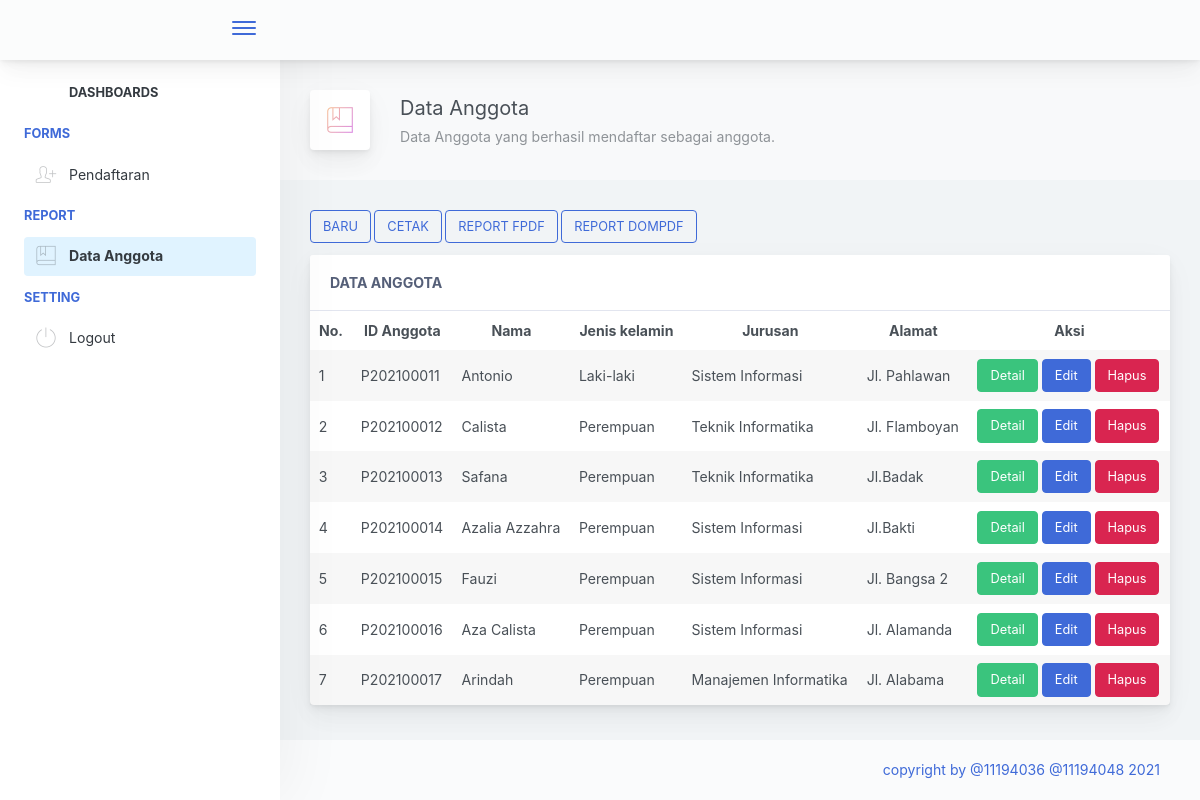
The app's page /crud-read-anggota.php with its own data.
### tables this page shows
CREATE TABLE `anggota` (
  `id_anggota` char(10) NOT NULL,
  `tgl_daftar` date NOT NULL,
  `thn_ajaran` varchar(10) NOT NULL,
  `nama_anggota` varchar(100) NOT NULL,
  `tmp_lahir` varchar(50) NOT NULL,
  `tgl_lahir` date NOT NULL,
  `jk_anggota` char(10) NOT NULL,
  `jurusan_anggota` varchar(30) NOT NULL,
  `notelp_anggota` varchar(13) NOT NULL,
  `alamat_anggota` varchar(100) NOT NULL
);

### crud-read-anggota.php (the view, shortened to what this page needs)
<?php
    include 'koneksi.php';
?>
<!DOCTYPE html>
<html lang="en">
  <head>
    <link href="./main.css" rel="stylesheet" />
  </head>
  <body>
    <div class="app-container app-theme-white body-tabs-shadow fixed-sidebar fixed-header">
      <div class="app-header header-shadow">
        <div class="app-header__logo">
          <div class="header__pane ml-auto">
            <div>
              <button type="button" class="hamburger close-sidebar-btn hamburger--elastic" data-class="closed-sidebar">
                <span class="hamburger-box">
                  <span class="hamburger-inner"></span>
                </span>
              </button>
            </div>
          </div>
        </div>
        <div class="app-header__content">
          </div>
      </div>
      <div class="app-main">
        <div class="app-sidebar sidebar-shadow">
          <div class="scrollbar-sidebar">
            <div class="app-sidebar__inner">
              <ul class="vertical-nav-menu">
              <li class="app-sidebar__heading"><a href="index.php">Dashboards</a></li>
                <li class="app-sidebar__heading">Forms</li>
                <li>
                  <a href="crud-input-anggota.php"><i class="metismenu-icon pe-7s-add-user"></i>
                    Pendaftaran
                  </a>
                </li>
                <li class="app-sidebar__heading">Report</li>
                <li>
                  <a href="crud-read-anggota.php"  class="mm-active"><i class="metismenu-icon pe-7s-notebook"></i>
                    Data Anggota
                  </a>
                </li>
                <li class="app-sidebar__heading">Setting</li>
                <li>
                <a href="logout.php"><i class="metismenu-icon pe-7s-power"></i>
                    Logout
                  </a>
                </li>
              </ul>
            </div>
          </div>
        </div>
        <div class="app-main__outer">
          <div class="app-main__inner">
            <div class="app-page-title">
              <div class="page-title-wrapper">
                <div class="page-title-heading">
                  <div class="page-title-icon">
                    <i class="pe-7s-notebook icon-gradient bg-mean-fruit"> </i>
                  </div>
                  <div>
                    Data Anggota
                    <div class="page-title-subheading">Data Anggota yang berhasil mendaftar sebagai anggota.</div>
                  </div>
                </div>
                </div>
            </div>
            <div class="row">
              <div class="col-md-12">
              <div class="card-title">
              <a class="btn btn-outline-primary" href="crud-input-anggota.php" role="button">Baru</a>
              <a class="btn btn-outline-primary" href="report-cetak-anggota.php" role="button">Cetak</a>
              <a class="btn btn-outline-primary" href="report-fpdf.php" role="button">Report FPDF</a>
              <a class="btn btn-outline-primary" href="report-dompdf.php" role="button">Report DomPDF</a>
                </div>
                <div class="main-card mb-3 card">
                  <div class="card-header">
                    Data Anggota
                  </div>
                  <div class="table-responsive">
                    <table class="align-middle mb-0 table table-borderless table-striped table-hover">
                      <thead>
                        <tr>
                          <th class="text-center">No.</th>
                          <th class="text-center">ID Anggota</th>
                          <th class="text-center">Nama</th>
                          <th class="text-center">Jenis kelamin</th>
                          <th class="text-center">Jurusan</th>
                          <th class="text-center">Alamat</th>
                          <th class="text-center">Aksi</th>
                        </tr>
                      </thead>
                      <tbody>
                      <?php
                        $no = 1;
                        $list_peserta = mysqli_query($conn, "SELECT * FROM anggota ");
                        while($row = mysqli_fetch_array($list_peserta)){
                      ?>
                    <tr>
                      <td><?php echo $no++ ?></td>
                      <td><?php echo $row['id_anggota'] ?></td>
                      <td><?php echo $row['nama_anggota'] ?></td>
                      <td><?php echo $row['jk_anggota'] ?></td>
                      <td><?php echo $row['jurusan_anggota'] ?></td>
                      <td><?php echo $row['alamat_anggota'] ?></td>
                      <td>
                        <a href="report-detail-anggota.php?id=<?php echo $row['id_anggota'] ?>" button type="button" class="btn btn-success">Detail</a>
                        <a href="crud-update-anggota.php?id=<?php echo $row['id_anggota'] ?>" button type="button" class="btn btn-primary">Edit</a>
                        <a href="crud-delete-anggota.php?id=<?php echo $row['id_anggota'] ?>" button type="button" class="btn btn-danger" onclick="return confirm('Yakin ?')">Hapus</a>
                      </td>
                    </tr>
                    <?php } ?>
                      </tbody>
                    </table>
                  </div>
                </div>
              </div>
            </div>
          </div>
          <div class="app-wrapper-footer">
            <div class="app-footer">
              <div class="app-footer__inner">
                <div class="app-footer-right">
                  <ul class="nav">
                    <li class="nav-item">
                      <a href="javascript:void(0);" class="nav-link">
                        copyright by @11194036 @11194048 2021
                      </a>
                    </li>
                  </ul>
                </div>
              </div>
            </div>
          </div>
        </div>
      </div>
    </div>
  </body>
</html>

### records on screen
anggota: id_anggota "P202100011", nama_anggota "Antonio", jk_anggota "Laki-laki", jurusan_anggota "Sistem Informasi", alamat_anggota "Jl. Pahlawan"
anggota: id_anggota "P202100012", nama_anggota "Calista", jk_anggota "Perempuan", jurusan_anggota "Teknik Informatika", alamat_anggota "Jl. Flamboyan"
anggota: id_anggota "P202100013", nama_anggota "Safana", jk_anggota "Perempuan", jurusan_anggota "Teknik Informatika", alamat_anggota "Jl.Badak"
anggota: id_anggota "P202100014", nama_anggota "Azalia Azzahra", jk_anggota "Perempuan", jurusan_anggota "Sistem Informasi", alamat_anggota "Jl.Bakti"
anggota: id_anggota "P202100015", nama_anggota "Fauzi", jk_anggota "Perempuan", jurusan_anggota "Sistem Informasi", alamat_anggota "Jl. Bangsa 2"
anggota: id_anggota "P202100016", nama_anggota "Aza Calista", jk_anggota "Perempuan", jurusan_anggota "Sistem Informasi", alamat_anggota "Jl. Alamanda"
anggota: id_anggota "P202100017", nama_anggota "Arindah", jk_anggota "Perempuan", jurusan_anggota "Manajemen Informatika", alamat_anggota "Jl. Alabama"
